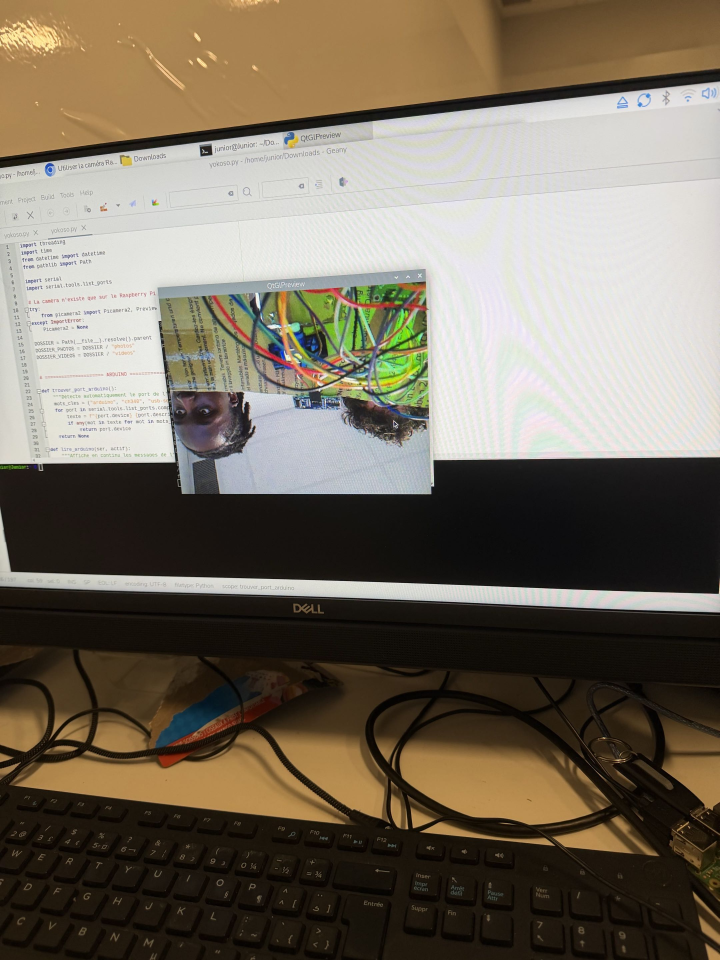
#> input picture remis/image.jpg, 2160 x 2880 px (shown at 1/3 size)
$ python -i exercise7.py   (imports and definitions only)
#> lines starting #> are read from the running program, lines starting #| are printed output that depends on the picture
#> further down, picture is the input picture: shape (2880, 2160, 3); mean B, G, R 95.2, 109.6, 118.7
"""
Exercice 7 - Detection de personnes, separation personne / peau, et son

1. Selfie Segmentation : masque de TOUTES les personnes a l'image.
2. Face Mesh (468 points par visage) : trouve chaque visage et donne la
   position exacte du front et des joues.
3. La peau est mesuree uniquement sur le front et les joues (pas les yeux,
   la bouche, la barbe ou les cheveux) apres une balance des blancs.
   Mesure du teint : ITA (Individual Typology Angle, utilise en dermatologie).
4. Chaque personne est suivie d'une image a l'autre ; son teint est la
   mediane des dernieres mesures (stable, ne clignote pas).
5. Son : peau claire -> o.mp3, peau foncee -> x.mp3.
   Le son change A TOUT MOMENT : quand une personne arrive, ou quand le teint
   detecte d'une personne change, le son en cours est coupe et le bon son
   est joue.

Touche : q / Echap = quitter.
"""

import ctypes
import os
import shutil
import time
from collections import deque
from pathlib import Path

import cv2
import numpy as np
import mediapipe as mp
import mediapipe.python.solution_base as mp_solution_base
from PIL import Image, ImageDraw, ImageFont

# Ecran a 150 % : sans ceci, Windows agrandit la fenetre OpenCV comme une
# photo et l'image devient floue. Ici, 1 pixel camera = 1 pixel ecran.
# [4 lines not run here, left out]


# [15 lines left out: function fix_mediapipe_accent_path, not called in this run]


# [1 line not run here, left out]

WINDOW = "Exercice 7"
FONT = cv2.FONT_HERSHEY_SIMPLEX

# [3 lines that did not run here, left out]
# [7 lines that did not run here, left out]

# Deuxieme detecteur (longue portee) pour les visages que Face Mesh rate
# (personne loin, lunettes, visage de cote)
# [3 lines that did not run here, left out]
# [3 lines that did not run here, left out]

# Couleurs (BGR) des contours de chaque personne
PERSON_COLORS = [
    (255, 120, 0), (0, 200, 0), (200, 0, 200), (0, 200, 255), (255, 255, 0),
]
MIN_PERSON_AREA = 2500   # pixels min (petit : personnes loin aussi)
KERNEL = cv2.getStructuringElement(cv2.MORPH_ELLIPSE, (5, 5))

# Points Face Mesh ou la peau est mesuree : front (3) + joues (4)
SKIN_LANDMARKS = [151, 108, 337, 50, 280, 205, 425]

# --- Teint : echelle de Fitzpatrick (types I a VI) -------------------------
# 1) luminosite de la peau corrigee par le mur derriere (annule l'exposition
#    automatique de la camera), 2) ITA = angle (luminosite, teinte b*),
# 3) ITA -> type de peau avec les seuils standards :
#    I > 55   II 41..55   III 28..41   IV 10..28   V -30..10   VI < -30
# Types I, II, III  -> GROUP_NAMES[1] -> o.mp3
# Types IV, V, VI   -> GROUP_NAMES[2] -> x.mp3
FITZPATRICK = [(55, 1), (41, 2), (28, 3), (10, 4), (-30, 5)]
TYPE_ROMAN = {1: "I", 2: "II", 3: "III", 4: "IV", 5: "V", 6: "VI"}
WALL_REFLECTANCE = 0.9  # mur blanc ~ 0.9 (baisser si le mur est gris/beige)
MAX_PITCH = 0.70        # tete plus baissee que ca : pas de mesure
MAX_YAW = 0.25          # tete plus tournee que ca : pas de mesure
SKIN_B_MIN = 12         # b* minimum de la peau (webcam aux couleurs ternes)
HYSTERESIS = 3          # degres d'ITA a depasser pour changer de groupe
USE_COMPARISON = False  # True : forcer la difference entre 2 personnes
ITA_HISTORY = 15       # nombre de mesures gardees par personne
CONFIRM_FRAMES = 6     # images avant de decider le teint d'une nouvelle personne
LOST_FRAMES = 20       # une personne absente 20 images est oubliee
WARMUP_FRAMES = 60     # ~3 s : la camera regle son exposition, on ne mesure pas
# Plusieurs personnes : on les COMPARE entre elles (meme camera, meme
# eclairage). Si l'une est au moins 1.6x plus lumineuse que l'autre,
# la plus claire -> o.mp3 et la plus foncee -> x.mp3.
RELATIVE_GAP = 30     # degres d'ITA (si USE_COMPARISON = True)

# --- Sons ------------------------------------------------------------------
SOUND_DIR = Path(__file__).resolve().parents[2]   # dossier "Literation 3"
SOUNDS = {1: SOUND_DIR / "o.mp3", 2: SOUND_DIR / "x.mp3"}
# >>> Texte affiche au-dessus de chaque personne (accents permis) <<<
GROUP_NAMES = {1: "personne non suspecte", 2: "Personne suspecte"}
# Correction en direct : CLIQUE sur une personne pour inverser
# peau claire <-> peau foncée (le bon son est joue et le choix est garde
# tant qu'elle reste a l'image).

# Police pour les etiquettes (Pillow : gere les accents, pas cv2.putText)
LABEL_FONT = ImageFont.truetype("C:/Windows/Fonts/segoeui.ttf", 26)

# [1 line that did not run here, left out]


# [13 lines left out: functions load_sounds, play_sound, not called in this run]


def close_sounds():
    for group in SOUNDS:
        _mci(f"close son{group}", None, 0, None)


# --- Mesure de la peau -----------------------------------------------------
# [6 lines left out: function white_balance, not called in this run]


_clahe = cv2.createCLAHE(clipLimit=1.6, tileGridSize=(8, 8))


def enhance_display(frame):
    """Image plus belle pour l'AFFICHAGE seulement (la mesure de la peau
    utilise l'image originale) : contraste local + nettete."""
    lab = cv2.cvtColor(frame, cv2.COLOR_BGR2LAB)
#> lab: shape (2880, 2160, 3); mean of channels 0, 1, 2 113.2, 129.8, 137.2
    lab[:, :, 0] = _clahe.apply(lab[:, :, 0])          # contraste local
#> lab: shape (2880, 2160, 3); mean of channels 0, 1, 2 117.8, 129.8, 137.2
    img = cv2.cvtColor(lab, cv2.COLOR_LAB2BGR)
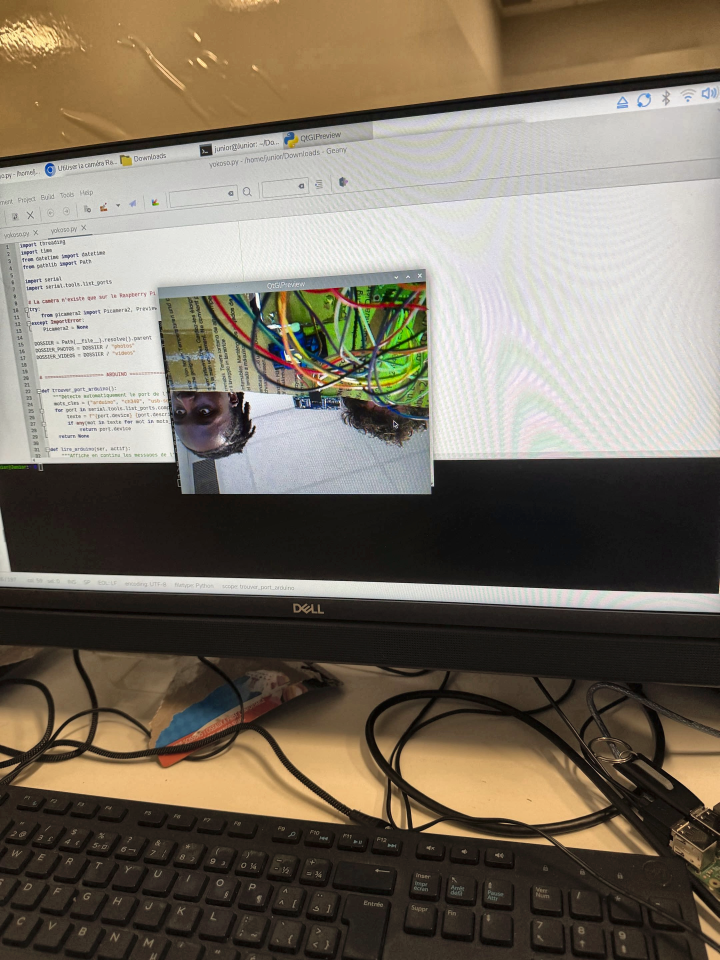
#> img: shape (2880, 2160, 3) (shown at 1/3 size); mean B, G, R 99.1, 113.2, 122.5
    blur = cv2.GaussianBlur(img, (0, 0), 1.2)
    return cv2.addWeighted(img, 1.6, blur, -0.6, 0)     # nettete


# [199 lines left out: functions is_frontal, get_faces, linear_luminance, scene_reference, add_detected_faces, measure_tone and 4 more, not called in this run]


class Tracker:
    """Suit chaque personne d'une image a l'autre et decide son teint."""

    def __init__(self):
        self.tracks = []
        self.next_id = 1

    # [235 lines left out: functions update, _compare, _decide, open_camera, main, not called in this run]


# [2 lines not run here, left out]

>>> import cv2
>>> picture = cv2.imread('../remis/image.jpg')
>>> result = enhance_display(picture)

$ run again, on remis/photo.jpg
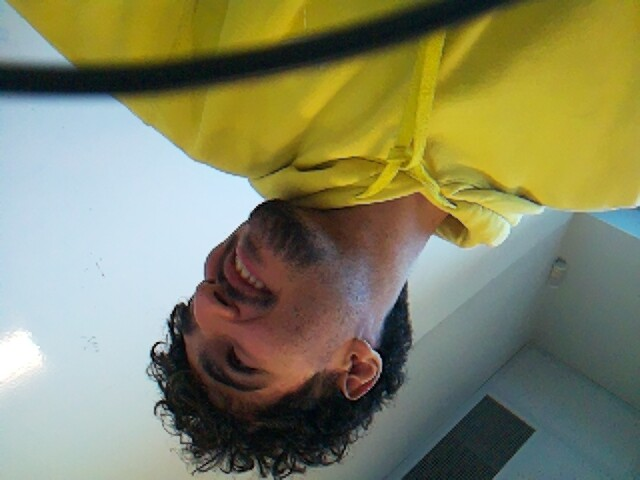
#> input picture remis/photo.jpg, 640 x 480 px
#> picture is the input picture: shape (480, 640, 3); mean B, G, R 99.9, 133.2, 132.2
#> in enhance_display, `img = cv2.cvtColor(lab, cv2.COLOR_LAB2BGR)`:
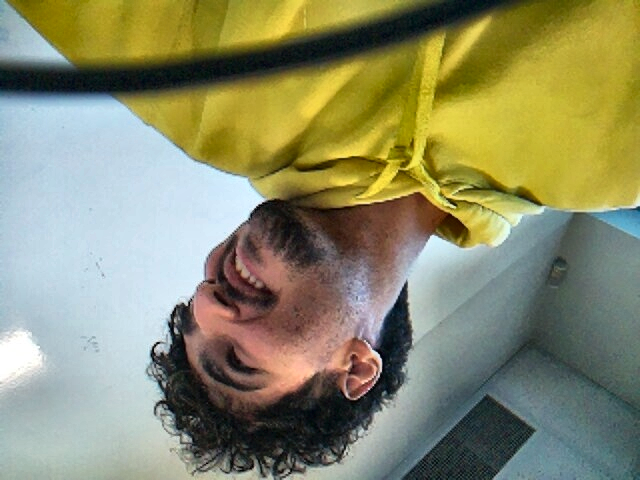
#> img: shape (480, 640, 3); mean B, G, R 106.5, 139.7, 139
